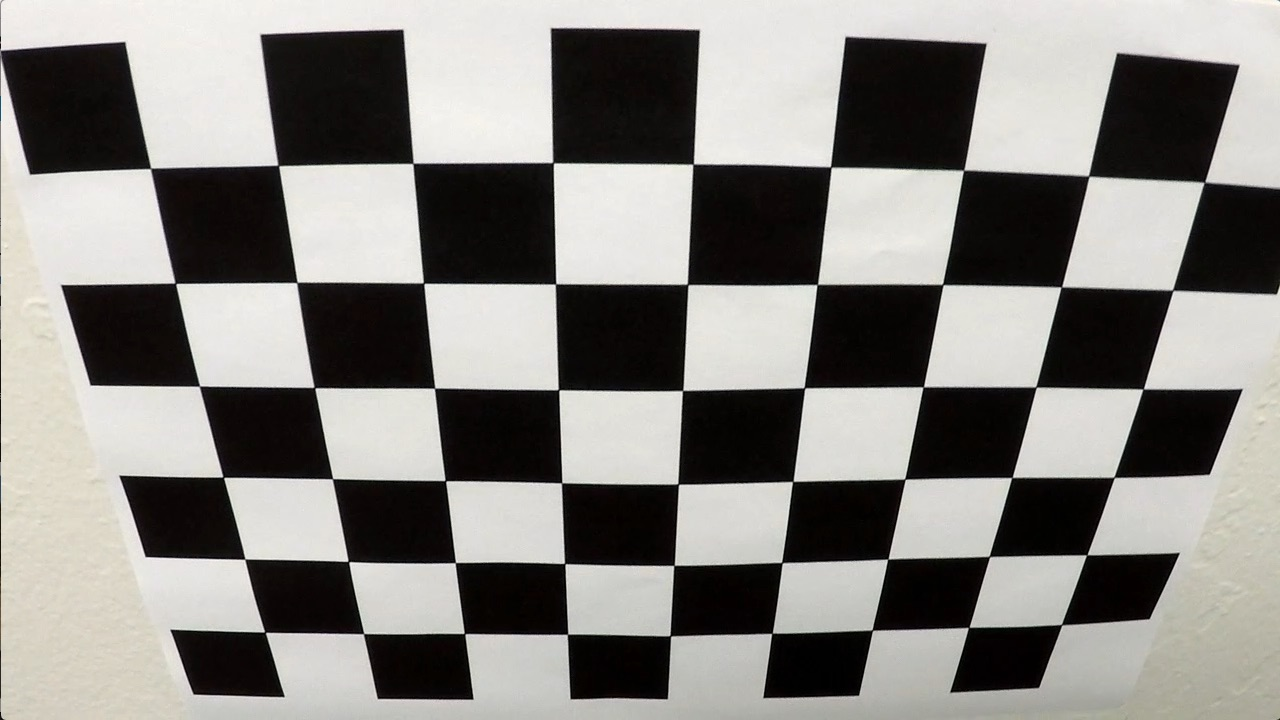
#> input picture camera_cal/calibration2.jpg, 1280 x 720 px; its folder holds 7 pictures in this run
$ python p05_00_camera_calibration.py
#> lines starting #> are read from the running program, lines starting #| are printed output that depends on the picture
#%% Step 0 - Initialization
import numpy as np
import cv2
import matplotlib.pyplot as plt
import matplotlib.image as mpimg
import os

def print_section_header(title):
    """
    Helper function to print section header with given title
    :param title:
    :return:
    """
    print()
    print('#' * 35)
    print('#', title)
    print('#' * 35)

calib_img_dir = '../camera_cal/'
output_dir = '../output_images/calibration/'
results_dir = '../results/'


#%% Step 1 - Analyze calibration image
print_section_header("Calibration Images")
sample_img_file = 'calibration2.jpg'
sample_img_path = calib_img_dir + sample_img_file
sample_img = cv2.imread(sample_img_path)
#> sample_img is the input picture: shape (720, 1280, 3); mean B, G, R 128.5, 132.4, 134.4
img_y_size, img_x_size = sample_img.shape[0:2]
#> img_y_size = 720; img_x_size = 1280
print("Sample Image: {}".format(sample_img_path))
print("Image Size: {}x{}".format(img_x_size, img_y_size))
#| Image Size: 1280x720
print("Image Min/Max Values: ({}, {})".format(sample_img.min(), sample_img.max()))
#| Image Min/Max Values: (0, 255)


#%% Step 2 - Find chessboard corners
print_section_header("Find Chessboard Corners")
nx = 9
ny = 6

# Find object points and image points on each calibration image
objpoints = []
imgpoints = []

# Prepare object points, like (0, 0, 0), (1, 0, 0), (2, 0, 0), ..., (7, 5, 0)
objp = np.zeros((nx * ny, 3), np.float32)
objp[:,:2] = np.mgrid[0:nx,0:ny].T.reshape(-1, 2)

images = sorted(os.listdir(calib_img_dir))
for img_file in images:
    # Read an image file and convert it to grayscale
    img_path = calib_img_dir + img_file
    img = cv2.imread(img_path)
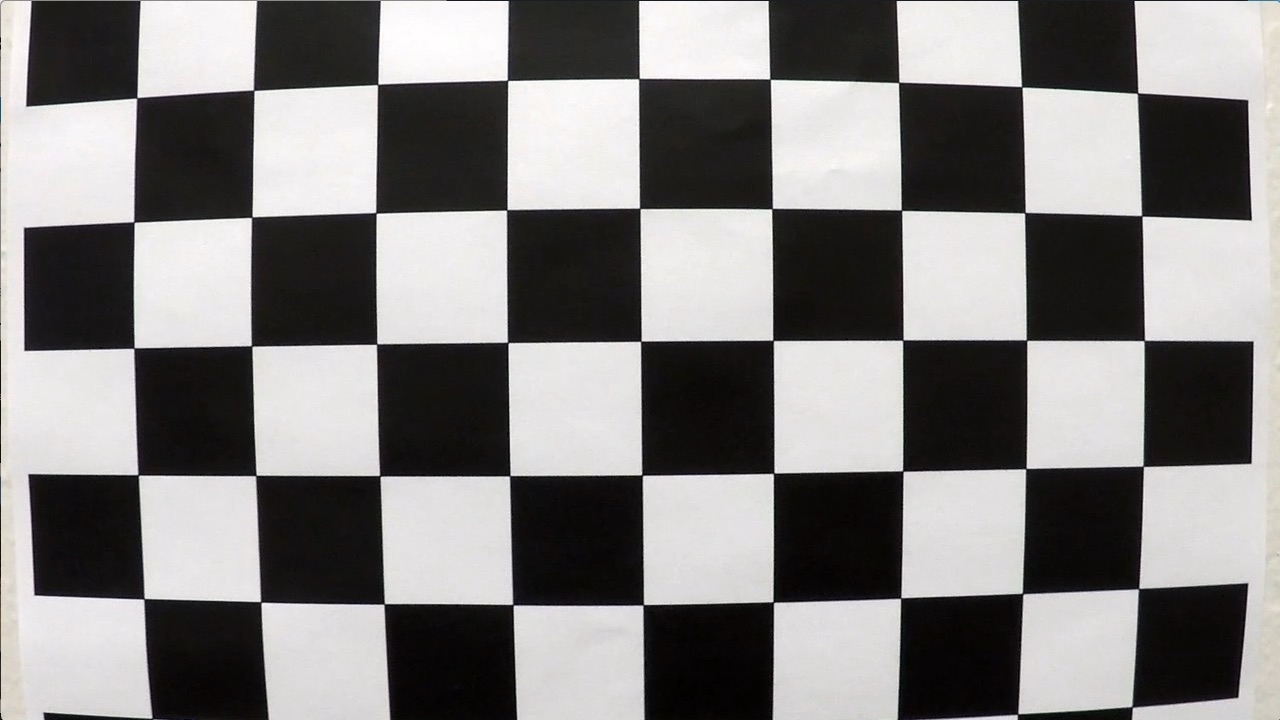
#> input picture camera_cal/calibration1.jpg, 1280 x 720 px
#> img is the input picture: shape (720, 1280, 3); mean B, G, R 127.8, 128.4, 130.1
    img = cv2.cvtColor(img, cv2.COLOR_BGR2RGB)
    img_gray = cv2.cvtColor(img, cv2.COLOR_RGB2GRAY)

    ret, imgp = cv2.findChessboardCorners(img_gray, (nx, ny), None)
#> ret = False; imgp = None
    if not ret:
        print('Warning: Failed to find chessboard corners for {}'.format(img_file))
    else:
        imgpoints.append(imgp)
        objpoints.append(objp)
#> pass 2 of the loop `for img_file in images:`:
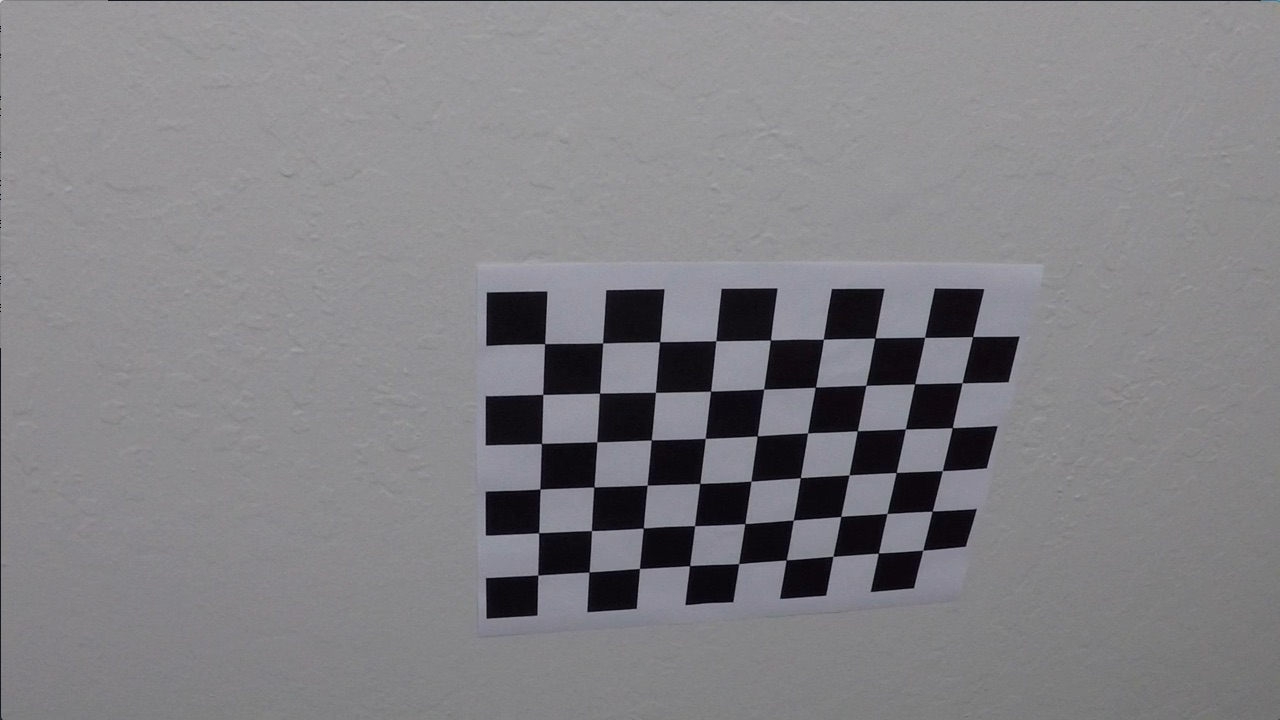
#> input picture camera_cal/calibration10.jpg, 1280 x 720 px
#> img is the input picture: shape (720, 1280, 3); mean B, G, R 133.1, 129.4, 130.2
#> ret = True; imgp = 54 rows, first 8: [545.3, 343.1], [602.7, 342.8], [660.1, 341.3], [715.8, 340.7], [770.6, 340], [823.5, 339.2], [874.3, 338.5], [925.1, 337.4]
#> pass 3 of the loop `for img_file in images:`:
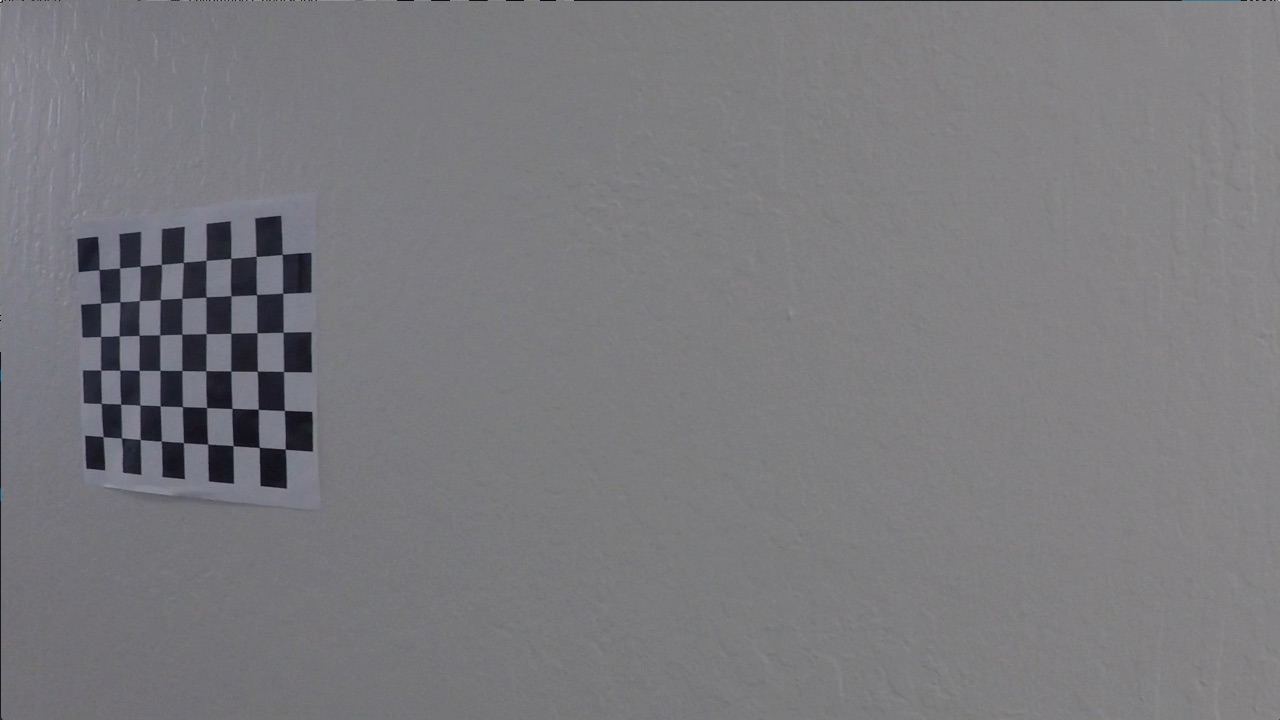
#> input picture camera_cal/calibration11.jpg, 1280 x 720 px
#> img is the input picture: shape (720, 1280, 3); mean B, G, R 125.2, 121.7, 122.2
#> imgp = 54 rows, first 8: [99.22, 269.6], [119.6, 268], [140.1, 266.1], [161.3, 264.5], [183.3, 262.5], [206.1, 260.3], [230.7, 258.2], [256.2, 256.3]
#> the loop made 7 passes; the first 3 are shown

nb_calib_img = len(images)
#> nb_calib_img = 7
nb_calib_img_valid = len(imgpoints)
print("Calibration Images: {} valid calibration images out of {} ({:.2%})".format(
    nb_calib_img_valid, nb_calib_img, nb_calib_img_valid/nb_calib_img))


#%% Step 3 - Calibrate camera
print_section_header("Calibrate Camera")

# Compute camera matrix and distortion coefficient
retval, camera_mtx, dist_coeffs, rvecs, tvecs = cv2.calibrateCamera(objpoints, imgpoints, (img_x_size, img_y_size), None, None)
print("Re-projection Error: {:.4f}".format(retval))
print("Camera Matrix: {}".format(camera_mtx))
print("Distortion Coefficient: {}".format(dist_coeffs))


#%% Step 4 - Pickle (store) the computed camera matrix and distortion coefficients
print_section_header("Store Calibration Parameters")
import pickle
pickle_file = results_dir + 'camera_cal.p'
camera_cal = {
    'reprojection_error': retval,
    'camera_matrix': camera_mtx,
    'distortion_coefficients': dist_coeffs
}
print("Pickle the camera calibration parameters to {}".format(pickle_file))
with open(pickle_file, 'wb') as outf:
    pickle.dump(camera_cal, outf)


#%% Step 5 - Show undistorted image
print_section_header("Display Undistorted Images")
for img_file in ['calibration1.jpg', 'calibration2.jpg', 'calibration3.jpg']:
    img_name = img_file.split('.')[0]
    img_path = calib_img_dir + img_file
    img = cv2.imread(img_path)
    img = cv2.cvtColor(img, cv2.COLOR_BGR2RGB)
    img_undist = cv2.undistort(img, camera_mtx, dist_coeffs, None, camera_mtx)
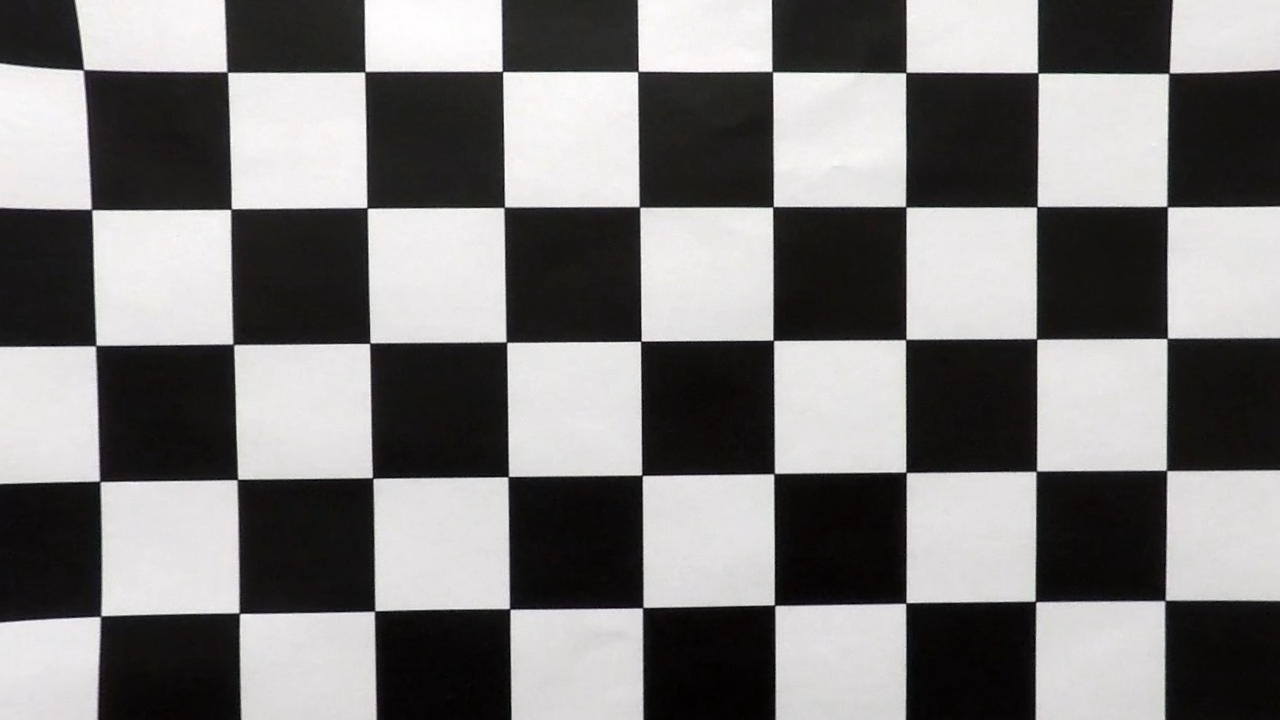
#> img_undist: shape (720, 1280, 3); mean R, G, B 125.3, 123.7, 123.3

    # Plot the result
    fig, (sub1, sub2) = plt.subplots(1, 2, figsize=(24, 9))
    fig.tight_layout()
    sub1.imshow(img)
    sub1.set_title("{} (Original)".format(img_file), fontsize=40)
    sub2.imshow(img_undist)
    sub2.set_title("{} (Undistorted)".format(img_file), fontsize=40)
    plt.subplots_adjust(left=0., right=1, top=0.9, bottom=0.)

    # Save output files
    outfile = output_dir + 'undistort_' + img_name + '.png'
    print("Store distortion correction images to {}".format(outfile))
    plt.savefig(outfile)
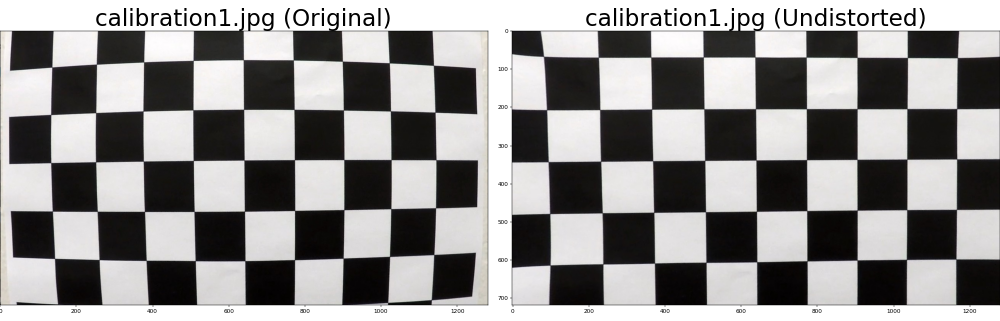
#> figure drawn by matplotlib, 2 panels
#> pass 2 of the loop `for img_file in ['calibration1.jpg', 'calibration2.jpg', 'calibration3..`:
#> `img_undist = cv2.undistort(img, camera_mtx, dist_coeffs, None, camera_..`:
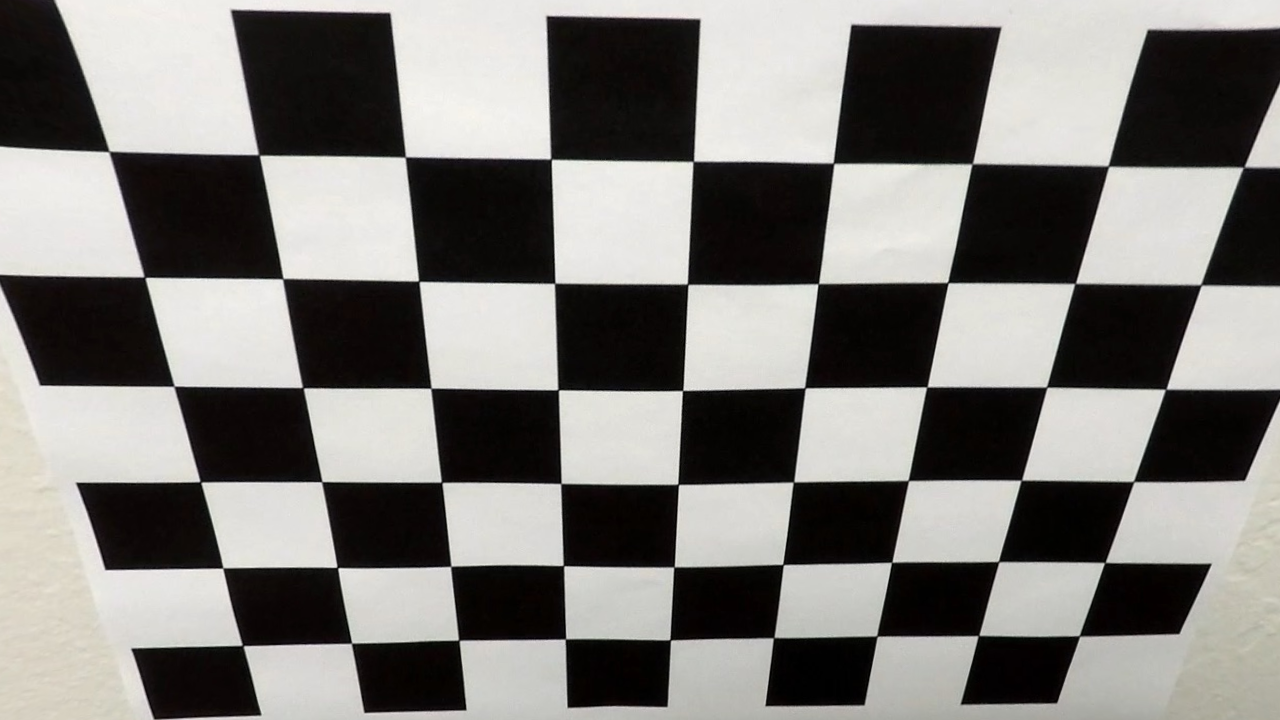
#> img_undist: shape (720, 1280, 3); mean R, G, B 126, 124.1, 120.9
#> `plt.savefig(outfile)`:
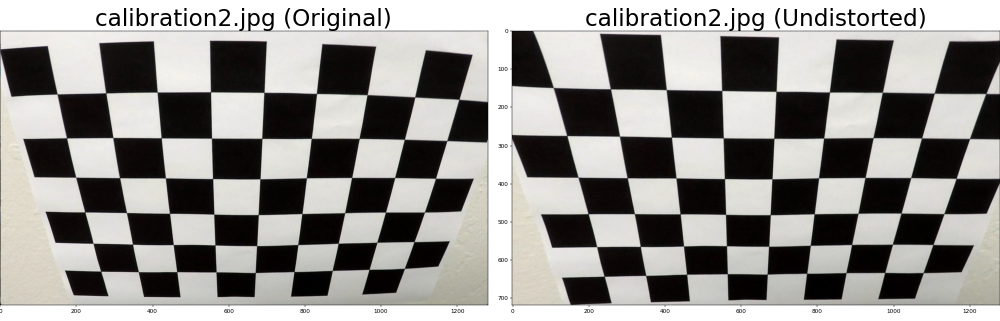
#> figure drawn by matplotlib, 2 panels
#> pass 3 of the loop `for img_file in ['calibration1.jpg', 'calibration2.jpg', 'calibration3..`:
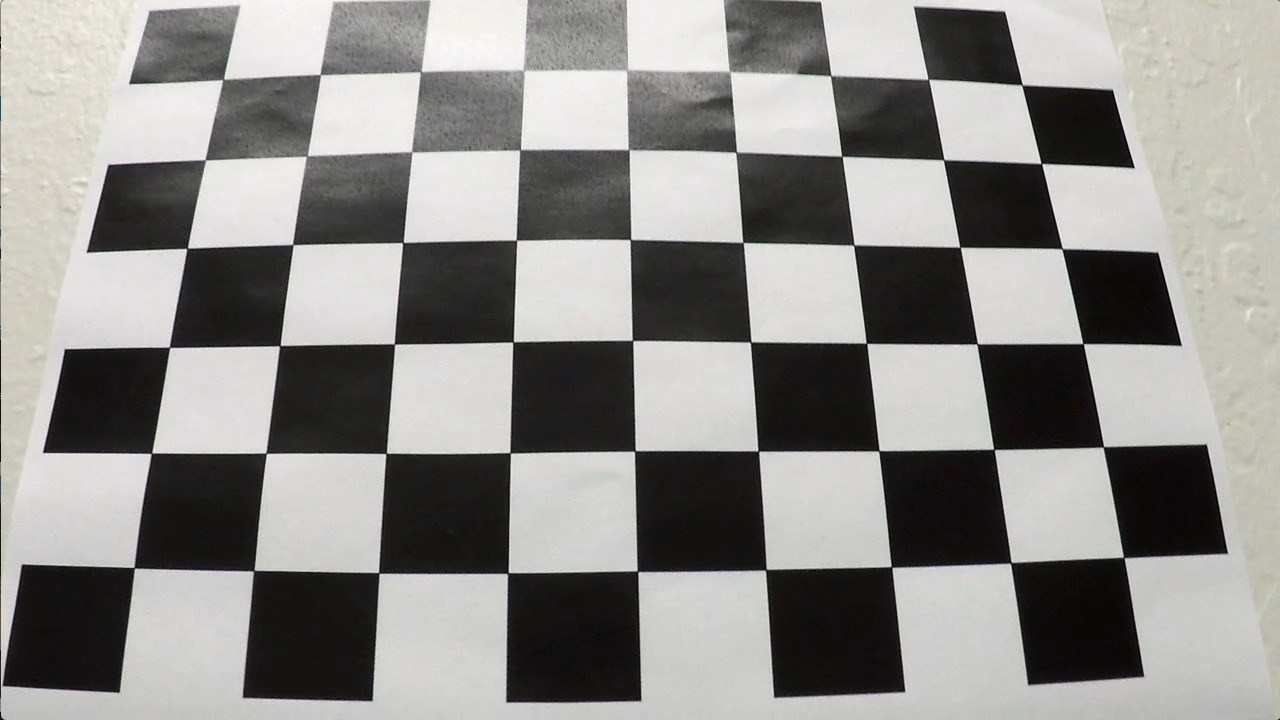
#> input picture camera_cal/calibration3.jpg, 1280 x 720 px
#> img is the input picture: shape (720, 1280, 3); mean B, G, R 138.1, 141, 141.8
#> `plt.savefig(outfile)`:
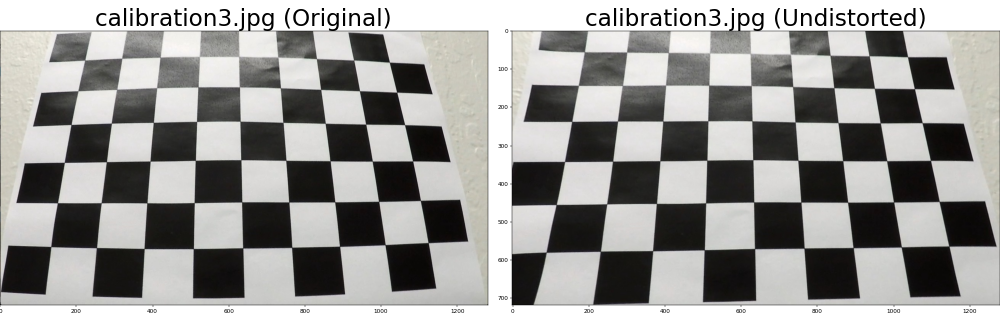
#> figure drawn by matplotlib, 2 panels
